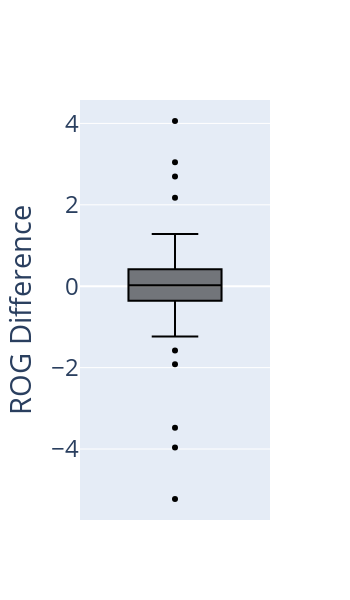
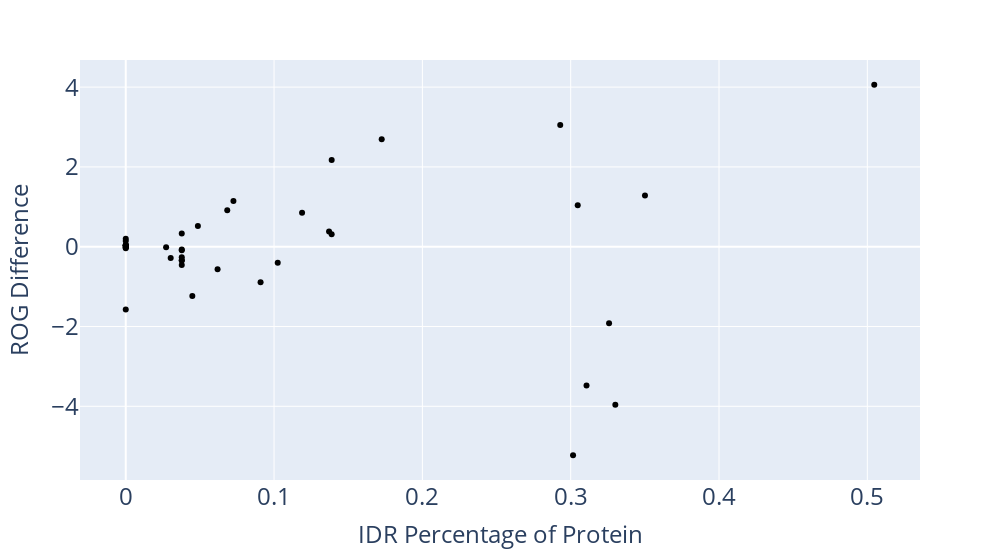

The code cell stored with these charts, in order, in its notebook:
### Code cell
fig = go.Figure()

fig.add_trace(go.Box(
    y=rog_diff,
    x=[""] * len(rog_diff),
    boxpoints='outliers',
    marker_color='black',
    line_color='black'
))

fig.update_layout(
    title='',
    yaxis_title='ROG Difference',
    font=dict(size=24),
    width=350, 
    height=600
)

fig.show()


data = {
    'rog_change': rog_diff,
    'idr_perc': idr_perc
}
df = pd.DataFrame(data)
df_melted = df.melt(id_vars=['rog_change'],
                    value_vars=['idr_perc'],
                    var_name='Metric',
                    value_name='Value')

fig = px.scatter(
    df_melted, 
    x="Value",
    y="rog_change",
    color="Metric",
    title="",
    labels={
        "rog_change": "ROG Difference",
        "Value": "IDR Percentage of Protein",
        "Metric": "PTM PPSE Type" 
    },
    color_discrete_map={ 
        "no_ptm_ppse_not_smooth": "black",
        "idr_perc": "black"
    },
    hover_data={'rog_change': True, 'Value': True, 'Metric': True} 
)

fig.update_layout(
    xaxis_title_font_size=24,
    yaxis_title_font_size=24,
    title_font_size=18,
    hovermode="closest", 
    font=dict(size=24),
    showlegend=False,
    width=1000, 
)
fig.show()

### Figure 1 — Plotly figure (JSON) as saved in the notebook; plotly's stock layout.template omitted (floating-point values rounded to 4 significant figures)
{"data": [{"boxpoints": "outliers", "line": {"color": "black"}, "marker": {"color": "black"}, "type": "box", "x": ["", "", "", "", "", "", "", "", "", "", "", "", "", "", "", "", "", "", "", "", "", "", "", "", "", "", "", "", "", "", "", "", "", "", "", "", "", "", "", "", ""], "y": [1.284, -0.5682, 0.03111, 2.696, 0.02544, -3.961, -0.01143, -1.234, -0.4023, -0.3437, 0.3807, -0.03787, 4.059, 0.3098, 0.3308, 0.9145, -0.4564, 0.02862, 2.175, -0.01541, -1.92, -5.227, 3.048, 0.201, -0.08993, 1.037, 0.03757, -0.3407, 0.1404, 0.8524, 0.02142, 1.144, -0.01086, 0.04066, 0.5173, -0.8899, -3.478, -0.2829, -0.07199, -0.2659, -1.577]}], "layout": {"font": {"size": 24}, "height": 600, "title": {"text": ""}, "width": 350, "yaxis": {"title": {"text": "ROG Difference"}}}}

### Figure 2 — Plotly figure (JSON) as saved in the notebook; plotly's stock layout.template omitted (floating-point values rounded to 4 significant figures)
{"data": [{"customdata": [["idr_perc"], ["idr_perc"], ["idr_perc"], ["idr_perc"], ["idr_perc"], ["idr_perc"], ["idr_perc"], ["idr_perc"], ["idr_perc"], ["idr_perc"], ["idr_perc"], ["idr_perc"], ["idr_perc"], ["idr_perc"], ["idr_perc"], ["idr_perc"], ["idr_perc"], ["idr_perc"], ["idr_perc"], ["idr_perc"], ["idr_perc"], ["idr_perc"], ["idr_perc"], ["idr_perc"], ["idr_perc"], ["idr_perc"], ["idr_perc"], ["idr_perc"], ["idr_perc"], ["idr_perc"], ["idr_perc"], ["idr_perc"], ["idr_perc"], ["idr_perc"], ["idr_perc"], ["idr_perc"], ["idr_perc"], ["idr_perc"], ["idr_perc"], ["idr_perc"], ["idr_perc"]], "hovertemplate": "PTM PPSE Type=%{customdata[0]}<br>IDR Percentage of Protein=%{x}<br>ROG Difference=%{y}<extra></extra>", "legendgroup": "idr_perc", "marker": {"color": "black", "symbol": "circle"}, "mode": "markers", "name": "idr_perc", "orientation": "v", "showlegend": true, "type": "scatter", "x": [0.3501, 0.06192, 0.0, 0.1726, 0.0, 0.3301, 0.0, 0.0449, 0.1025, 0.03777, 0.1371, 0.0, 0.5047, 0.1388, 0.03777, 0.06843, 0.03777, 0.0, 0.1388, 0.02721, 0.3259, 0.3016, 0.2929, 0.0, 0.03777, 0.3047, 0.0, 0.03777, 0.0, 0.1189, 0.0, 0.0726, 0.0, 0.0, 0.04865, 0.09091, 0.3107, 0.0303, 0.03777, 0.03777, 0.0], "xaxis": "x", "y": [1.284, -0.5682, 0.03111, 2.696, 0.02544, -3.961, -0.01143, -1.234, -0.4023, -0.3437, 0.3807, -0.03787, 4.059, 0.3098, 0.3308, 0.9145, -0.4564, 0.02862, 2.175, -0.01541, -1.92, -5.227, 3.048, 0.201, -0.08993, 1.037, 0.03757, -0.3407, 0.1404, 0.8524, 0.02142, 1.144, -0.01086, 0.04066, 0.5173, -0.8899, -3.478, -0.2829, -0.07199, -0.2659, -1.577], "yaxis": "y"}], "layout": {"font": {"size": 24}, "hovermode": "closest", "legend": {"title": {"text": "PTM PPSE Type"}, "tracegroupgap": 0}, "margin": {"t": 60}, "showlegend": false, "title": {"font": {"size": 18}}, "width": 1000, "xaxis": {"anchor": "y", "domain": [0, 1], "title": {"font": {"size": 24}, "text": "IDR Percentage of Protein"}}, "yaxis": {"anchor": "x", "domain": [0, 1], "title": {"font": {"size": 24}, "text": "ROG Difference"}}}}
